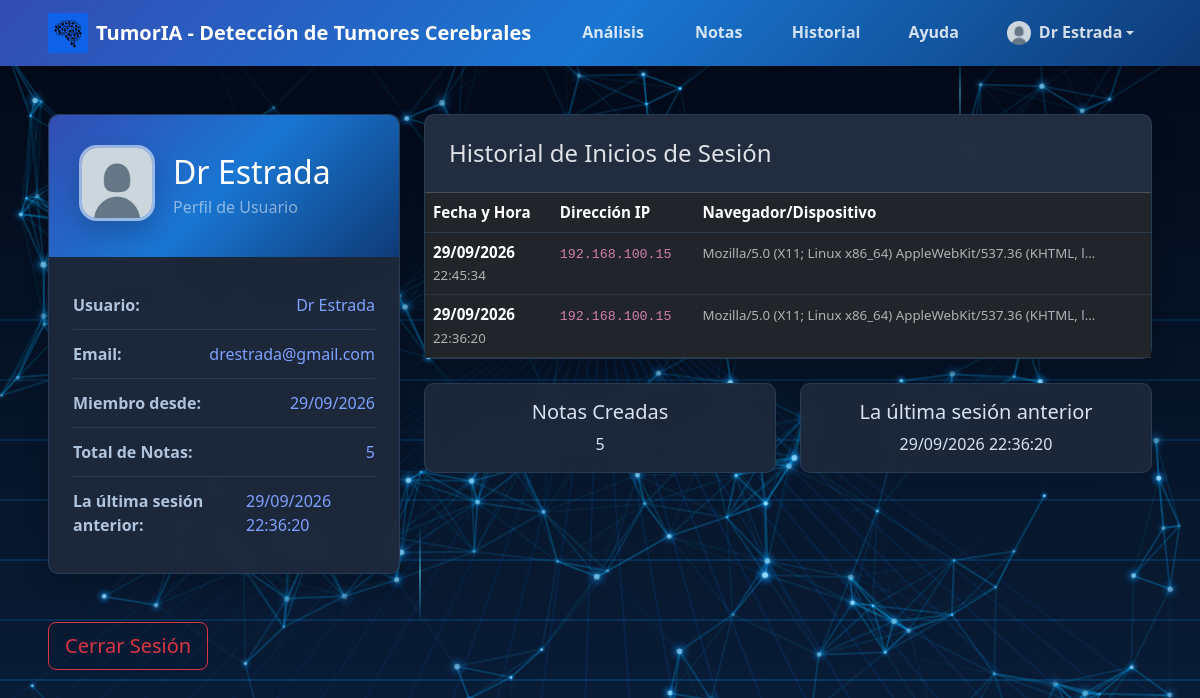
/profile (signed in), run on an earlier commit of the app's database.
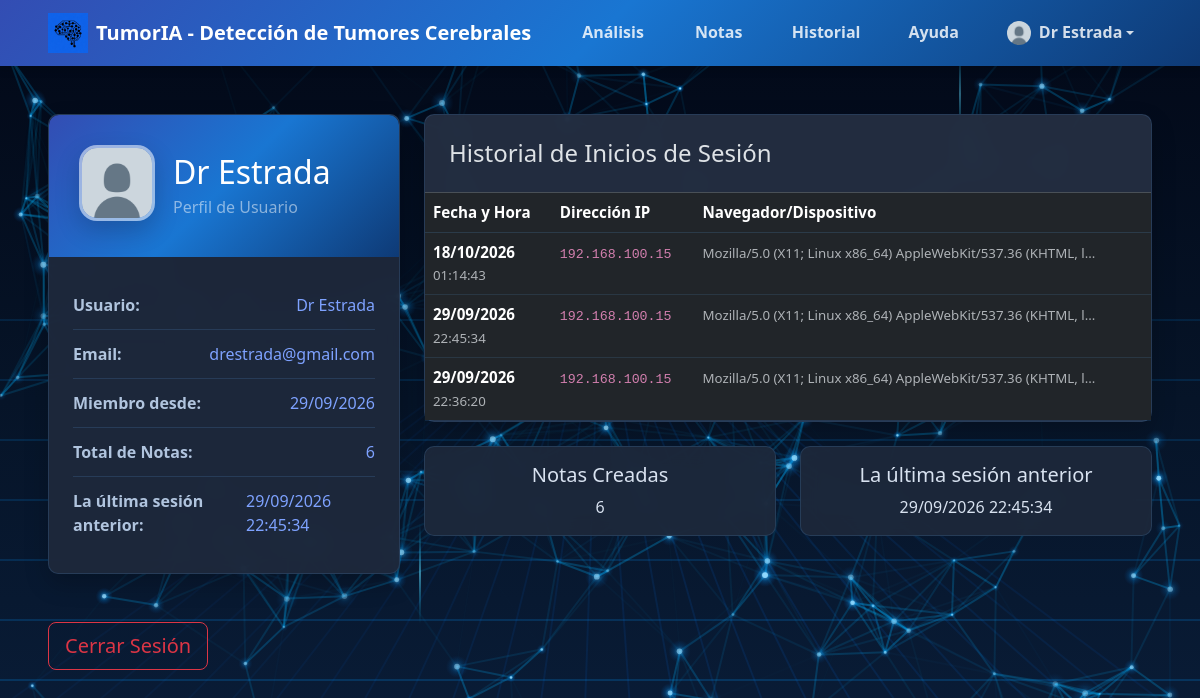
And on a later commit of the database.
### web/models.py (models this page shows, shortened)
class LoginHistory(db.Model):
    __tablename__ = 'login_history'
    id = db.Column(db.Integer, primary_key=True)
    user_id = db.Column(db.Integer, db.ForeignKey('users.id'), nullable=False, index=True)
    login_date = db.Column(db.DateTime, default=datetime.utcnow)
    ip_address = db.Column(db.String(45))  # Soporta IPv4 e IPv6
    user_agent = db.Column(db.String(255))

### web/app.py (the view)
@app.route("/profile", methods=["GET"])
@login_required
def profile():
    login_history = LoginHistory.query.filter_by(user_id=current_user.id).order_by(LoginHistory.login_date.desc()).all()
    return render_template("profile.html", login_history=login_history)

### web/app.py (called while the page is built)
@login_manager.user_loader
def load_user(user_id):
    return User.query.get(int(user_id))

@app.context_processor
def inject_avatar_helpers():
    def user_avatar_url(user=None):
        user = user or current_user
        if (
            getattr(user, "is_authenticated", False)
            and getattr(user, "has_profile_image", False)
        ):
            version = ""
            if getattr(user, "profile_image_updated_at", None):
                version = user.profile_image_updated_at.strftime("%Y%m%d%H%M%S")
            return url_for("serve_profile_avatar", user_id=user.id, v=version)
        return url_for("static", filename="images/pfp-default/Default-pfp-tumoria.png")
    return {"user_avatar_url": user_avatar_url}

### web/models.py (called while the page is built)
    @property
    def has_profile_image(self):
        return bool(self.profile_image_mime and self.profile_image_updated_at)

### templates/profile.html (shortened to what the changed rows need)
<!DOCTYPE html>
<html lang="es" data-bs-theme="dark">
<head>
  <link rel="stylesheet" href="{{ url_for('static', filename='vendor/bootstrap/bootstrap.min.css') }}">
  <link rel="stylesheet" href="{{ url_for('static', filename='styles.css') }}" />
</head>
<body>
  <div class="container-fluid px-3 px-md-5 py-5">
    <div class="row">
      <div class="col-lg-4 mb-4">
        <div class="card profile-card">
          <div class="profile-header">
            <div class="profile-header-content">
              <div class="profile-name-block">
                <h2 class="mb-1">{{ current_user.username }}</h2>
              </div>
            </div>
          </div>
          <div class="card-body p-4">
            <div class="info-item">
              <span class="info-label">Total de Notas:</span>
              <span class="info-value">{{ current_user.notes|length }}</span>
            </div>
            <div class="info-item">
              <span class="info-label">La última sesión anterior:</span>
              <span class="info-value">
                {% if login_history and login_history|length > 1 %}
                  {{ login_history[1].login_date.strftime('%d/%m/%Y %H:%M:%S') }}
                {% else %}
                  N/A
                {% endif %}
              </span>
            </div>
          </div>
        </div>
      </div>
      <div class="col-lg-8">
        <div class="card profile-card">
          <div class="card-body p-0">
            {% if login_history %}
              <div class="table-responsive">
                <table class="table table-hover mb-0 login-history-table">
                  <thead>
                    <tr>
                      <th>Fecha y Hora</th>
                      <th>Dirección IP</th>
                      <th>Navegador/Dispositivo</th>
                    </tr>
                  </thead>
                  <tbody>
                    {% for login in login_history %}
                      <tr>
                        <td>
                          <strong>{{ login.login_date.strftime('%d/%m/%Y') }}</strong>
                          <br>
                          <small class="text-muted">{{ login.login_date.strftime('%H:%M:%S') }}</small>
                        </td>
                        <td>
                          <code>{{ login.ip_address or 'N/A' }}</code>
                        </td>
                        <td>
                          <small class="text-muted">
                            {{ login.user_agent[:60] if login.user_agent else 'N/A' }}{% if login.user_agent and login.user_agent|length > 60 %}...{% endif %}
                          </small>
                        </td>
                      </tr>
                    {% endfor %}
                  </tbody>
                </table>
              </div>
            {% else %}
              <div class="text-center py-5">
                <p class="text-muted">No hay registro de inicios de sesión anteriores.</p>
              </div>
            {% endif %}
          </div>
        </div>
        <div class="row mt-4">
          <div class="col-md-6">
            <div class="card profile-stat-card">
              <div class="card-body text-center">
                <h5>Notas Creadas</h5>
                <p class="mb-0 stat-value">{{ current_user.notes|length }}</p>
              </div>
            </div>
          </div>
          <div class="col-md-6">
            <div class="card profile-stat-card">
              <div class="card-body text-center">
                <h5>La última sesión anterior</h5>
                <p class="mb-0 stat-value">
                  {% if login_history and login_history|length > 1 %}
                    {{ login_history[1].login_date.strftime('%d/%m/%Y %H:%M:%S') }}
                  {% else %}
                    N/A
                  {% endif %}
                </p>
              </div>
            </div>
          </div>
        </div>
      </div>
    </div>
  </div>

What changed in the data, as far as the page shows it:
added LoginHistory: login_date "18/10/2026", login_date "01:14:43", ip_address "192.168.100.15", user_agent "Mozilla/5.0 (X11; Linux x86_64) AppleWebKit/537.36 (KHTML, l"
Also different on the page:
{{ current_user.notes|length }}: "5" → "6"
{{ login_history[1].login_date.strftime('%d/%m/%Y %H:%M:%S') }}: "29/09/2026 22:36:20" → "29/09/2026 22:45:34"
